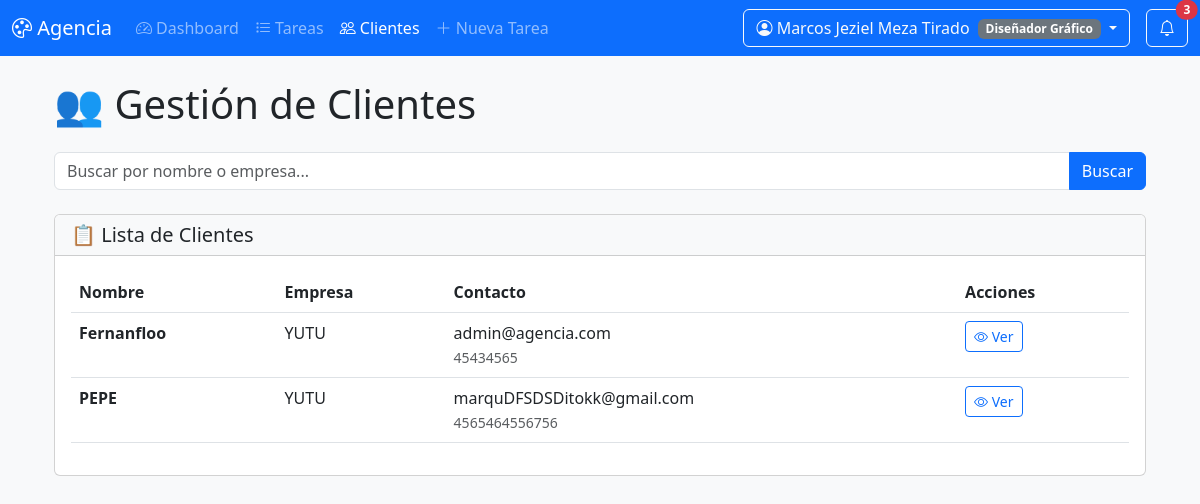
Screenshot of /clientes (signed in) with the database file from the repository.
### models.py (models this page shows)
class Usuario(db.Model, UserMixin):
    __tablename__ = 'usuario'
    id = db.Column(db.Integer, primary_key=True)
    username = db.Column(db.String(80), unique=True, nullable=False)
    password_hash = db.Column(db.String(128))
    rol = db.Column(db.String(50))  # admin, jefazo, diseñador, etc.
    nombre_completo = db.Column(db.String(100))
    email = db.Column(db.String(120), unique=True, nullable=True)
    activo = db.Column(db.Boolean, default=True)
    fecha_creacion = db.Column(db.DateTime, default=datetime.utcnow)
    tareas_asignadas = db.relationship('Tarea', backref='asignado_a_rel', foreign_keys='Tarea.asignado_a')

class Cliente(db.Model):
    __tablename__ = 'cliente'
    id = db.Column(db.Integer, primary_key=True)
    nombre = db.Column(db.String(100), nullable=False)
    empresa = db.Column(db.String(100))
    email = db.Column(db.String(100), unique=True)
    telefono = db.Column(db.String(20))
    industria = db.Column(db.String(50))
    notas = db.Column(db.Text)
    tareas = db.relationship('Tarea', back_populates='cliente')  # Cambiado a back_populates

### app.py (the view, shortened to what this page needs)
@app.route('/clientes', methods=['GET', 'POST'])
def clientes():
    if 'user_id' not in session:
        return redirect(url_for('login'))
    query = request.args.get('q', '')
    if query:
        clientes = Cliente.query.filter(
            (Cliente.nombre.contains(query)) |
            (Cliente.empresa.contains(query))
        ).all()
    else:
        clientes = Cliente.query.all()
    return render_template('clientes.html', clientes=clientes, query=query)

### app.py (called while the page is built)
@app.context_processor
def inject_user():
    if 'user_id' in session:
        user = Usuario.query.get(session['user_id'])
        return {'current_user': user}
    return {'current_user': None}

@app.before_request
def require_login():
    allowed_routes = ['login', 'static']
    if request.endpoint not in allowed_routes and 'user_id' not in session:
        return redirect(url_for('login'))

@app.before_request
def require_login():
    allowed_routes = ['login', 'static']  # Añade aquí cualquier ruta pública
    if request.endpoint not in allowed_routes and 'user_id' not in session:
        return redirect(url_for('login'))

@app.context_processor
def inject_common_vars():
    def contar_notificaciones(user_id):
        if not user_id:
            return 0
        return Notificacion.query.filter_by(
            usuario_id=user_id,
            leida=False
        ).count()
    common = {
        'datetime': datetime,
        'now': datetime.now(),
        'contar_notificaciones_no_leidas': contar_notificaciones
    }
    return common

### templates/clientes.html (shortened to what this page needs)
{% extends "base.html" %}
{% block content %}
<div class="container mt-4">
    <h1 class="mb-4">👥 Gestión de Clientes</h1>
    <form method="GET" action="{{ url_for('clientes') }}" class="mb-4">
        <div class="input-group">
            <input type="text" class="form-control" name="q" placeholder="Buscar por nombre o empresa..." value="{{ query }}">
            <button class="btn btn-primary" type="submit">Buscar</button>
        </div>
    </form>
    <div class="card">
        <div class="card-header bg-light">
            <h5 class="mb-0">📋 Lista de Clientes</h5>
        </div>
        <div class="card-body">
            {% if clientes %}
            <div class="table-responsive">
                <table class="table table-hover">
                    <thead>
                        <tr>
                            <th>Nombre</th>
                            <th>Empresa</th>
                            <th>Contacto</th>
                            <th>Acciones</th>
                        </tr>
                    </thead>
                    <tbody>
                        {% for cliente in clientes %}
                        <tr>
                            <td>
                                <strong>{{ cliente.nombre }}</strong>
                            </td>
                            <td>
                                {% if cliente.empresa %}{{ cliente.empresa }}{% else %}-{% endif %}
                            </td>
                            <td>
                                <div>{{ cliente.email }}</div>
                                <small class="text-muted">{{ cliente.telefono if cliente.telefono else 'Sin teléfono' }}</small>
                            </td>
                            <td>
                                <a href="{{ url_for('ver_cliente', id=cliente.id) }}" class="btn btn-sm btn-outline-primary">
                                    <i class="bi bi-eye"></i> Ver
                                </a>
                            </td>
                        </tr>
                        {% endfor %}
                    </tbody>
                </table>
            </div>
            {% else %}
            <div class="alert alert-info">
                No hay clientes registrados aún.
            </div>
            {% endif %}
        </div>
    </div>
</div>
{% endblock %}

### templates/navbar.html (shortened to what this page needs)
<nav class="navbar navbar-expand-lg navbar-dark bg-primary mb-4">
    <div class="container-fluid">
        <a class="navbar-brand" href="{{ url_for('dashboard') }}">
            <i class="bi bi-palette"></i> Agencia
        </a>
        <div class="collapse navbar-collapse" id="navbarMain">
            <ul class="navbar-nav me-auto">
                <li class="nav-item">
                    <a class="nav-link {{ 'active' if request.endpoint == 'dashboard' }}"
                       href="{{ url_for('dashboard') }}">
                        <i class="bi bi-speedometer2"></i> Dashboard
                    </a>
                </li>
                <li class="nav-item">
                    <a class="nav-link {{ 'active' if request.endpoint == 'tareas' }}"
                       href="{{ url_for('tareas') }}">
                        <i class="bi bi-list-task"></i> Tareas
                    </a>
                </li>
                <li class="nav-item">
                    <a class="nav-link {{ 'active' if request.endpoint == 'clientes' }}"
                       href="{{ url_for('clientes') }}">
                        <i class="bi bi-people"></i> Clientes
                    </a>
                </li>
				<li class="nav-item">
					<a class="nav-link {{ 'active' if request.endpoint == 'crear_tarea' }}"
					href="{{ url_for('crear_tarea') }}">
					<i class="bi bi-plus-lg"></i> Nueva Tarea
					</a>
				</li>
            </ul>
            <div class="d-flex">
                <div class="dropdown">
                    <button class="btn btn-outline-light dropdown-toggle" type="button"
                            data-bs-toggle="dropdown">
                        <i class="bi bi-person-circle"></i>
                        {% if current_user %}
                            {{ current_user.nombre_completo }}
                            <span class="badge bg-{% if current_user.rol == 'admin' %}danger{% elif current_user.rol == 'jefazo' %}warning{% else %}secondary{% endif %} ms-1">
                                {{ current_user.rol }}
                            </span>
                        {% else %}
                            Cuenta
                        {% endif %}
                    </button>
                </div>
				<div class="dropdown ms-3">
					<button class="btn btn-outline-light position-relative"
							type="button"
							id="dropdownNotificaciones"
							data-bs-toggle="dropdown"
							aria-expanded="false">
						<i class="bi bi-bell"></i>
						{% set num_notificaciones = contar_notificaciones_no_leidas(current_user.id if current_user else None) %}
						{% if num_notificaciones > 0 %}
						<span class="position-absolute top-0 start-100 translate-middle badge rounded-pill bg-danger">
							{{ num_notificaciones }}
						</span>
						{% endif %}
					</button>
				</div>
            </div>
        </div>
    </div>
</nav>

### templates/base.html (style rules this page uses)
body { background-color: #f8f9fa; }
.card { transition: transform 0.2s; }

### rows the page displays
Usuario: nombre_completo "Marcos Jeziel Meza Tirado", rol "Diseñador Gráfico"
Cliente: nombre "Fernanfloo", empresa "YUTU", email "admin@agencia.com", telefono "45434565"
Cliente: nombre "PEPE", empresa "YUTU", email "marquDFSDSDitokk@gmail.com", telefono "4565464556756"

### other values shown
{{ num_notificaciones }} "3"
